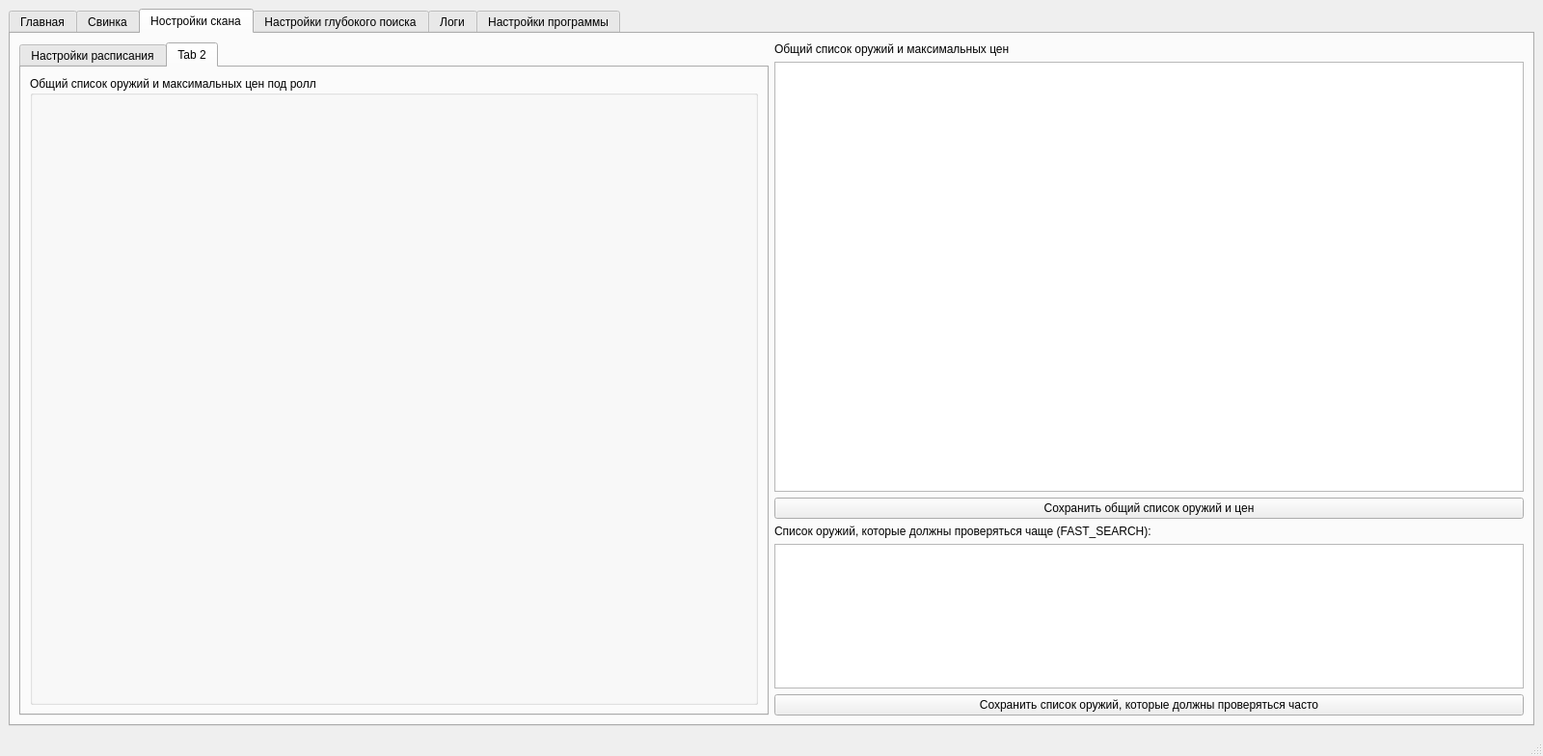
<?xml version="1.0" encoding="UTF-8"?>
<ui version="4.0">
 <class>MainWindow</class>
 <widget class="QMainWindow" name="MainWindow">
  <property name="geometry">
   <rect>
    <x>0</x>
    <y>0</y>
    <width>1600</width>
    <height>784</height>
   </rect>
  </property>
  <property name="sizePolicy">
   <sizepolicy hsizetype="Expanding" vsizetype="Expanding">
    <horstretch>1</horstretch>
    <verstretch>1</verstretch>
   </sizepolicy>
  </property>
  <property name="minimumSize">
   <size>
    <width>1600</width>
    <height>700</height>
   </size>
  </property>
  <property name="sizeIncrement">
   <size>
    <width>1</width>
    <height>1</height>
   </size>
  </property>
  <property name="windowTitle">
   <string>MainWindow</string>
  </property>
  <widget class="QWidget" name="centralwidget">
   <property name="sizePolicy">
    <sizepolicy hsizetype="Expanding" vsizetype="Expanding">
     <horstretch>1</horstretch>
     <verstretch>1</verstretch>
    </sizepolicy>
   </property>
   <property name="sizeIncrement">
    <size>
     <width>1</width>
     <height>1</height>
    </size>
   </property>
   <layout class="QVBoxLayout" name="verticalLayout">
    <item>
     <layout class="QVBoxLayout" name="mainLayout">
      <item>
       <widget class="QTabWidget" name="tabWidget">
        <property name="sizePolicy">
         <sizepolicy hsizetype="Ignored" vsizetype="Expanding">
          <horstretch>1</horstretch>
          <verstretch>1</verstretch>
         </sizepolicy>
        </property>
        <property name="sizeIncrement">
         <size>
          <width>1</width>
          <height>1</height>
         </size>
        </property>
        <property name="currentIndex">
         <number>2</number>
        </property>
        <widget class="QWidget" name="tab">
         <property name="sizePolicy">
          <sizepolicy hsizetype="Expanding" vsizetype="Expanding">
           <horstretch>1</horstretch>
           <verstretch>1</verstretch>
          </sizepolicy>
         </property>
         <property name="sizeIncrement">
          <size>
           <width>1</width>
           <height>1</height>
          </size>
         </property>
         <attribute name="title">
          <string>Главная</string>
         </attribute>
         <layout class="QHBoxLayout" name="horizontalLayout">
          <item>
           <layout class="QHBoxLayout" name="rivensLayout">
            <property name="sizeConstraint">
             <enum>QLayout::SizeConstraint::SetDefaultConstraint</enum>
            </property>
            <item>
             <layout class="QVBoxLayout" name="verticalLayout_6">
              <item>
               <widget class="QRadioButton" name="radioButton">
                <property name="text">
                 <string>Включить/выключить программу</string>
                </property>
                <property name="checked">
                 <bool>true</bool>
                </property>
               </widget>
              </item>
              <item>
               <widget class="QListWidget" name="listWidget">
                <property name="sizePolicy">
                 <sizepolicy hsizetype="Expanding" vsizetype="Expanding">
                  <horstretch>1</horstretch>
                  <verstretch>1</verstretch>
                 </sizepolicy>
                </property>
                <property name="minimumSize">
                 <size>
                  <width>750</width>
                  <height>200</height>
                 </size>
                </property>
                <property name="maximumSize">
                 <size>
                  <width>750</width>
                  <height>16777215</height>
                 </size>
                </property>
                <property name="sizeIncrement">
                 <size>
                  <width>1</width>
                  <height>1</height>
                 </size>
                </property>
               </widget>
              </item>
             </layout>
            </item>
            <item>
             <widget class="QTabWidget" name="tabWidget_2">
              <property name="currentIndex">
               <number>0</number>
              </property>
              <widget class="QWidget" name="tab_7">
               <attribute name="title">
                <string>Tab 1</string>
               </attribute>
               <layout class="QVBoxLayout" name="verticalLayout_11">
                <item>
                 <widget class="QLabel" name="label_21">
                  <property name="text">
                   <string>График минимальной цены МРа на оружие</string>
                  </property>
                 </widget>
                </item>
                <item>
                 <layout class="QHBoxLayout" name="horizontalLayout_2">
                  <item>
                   <widget class="QComboBox" name="weaponComboBox"/>
                  </item>
                  <item>
                   <widget class="QPushButton" name="buildWeaponPlot">
                    <property name="text">
                     <string>Построить график цены на оружие</string>
                    </property>
                   </widget>
                  </item>
                 </layout>
                </item>
                <item>
                 <layout class="QGridLayout" name="gridLayout">
                  <item row="0" column="1">
                   <widget class="QLineEdit" name="plotsCount">
                    <property name="text">
                     <string>1</string>
                    </property>
                   </widget>
                  </item>
                  <item row="0" column="0">
                   <widget class="QLabel" name="label_4">
                    <property name="text">
                     <string>Позиция МРа (1 - первый в списке маркета)</string>
                    </property>
                   </widget>
                  </item>
                 </layout>
                </item>
                <item>
                 <widget class="QGraphicsView" name="weaponPlot">
                  <property name="minimumSize">
                   <size>
                    <width>300</width>
                    <height>250</height>
                   </size>
                  </property>
                 </widget>
                </item>
               </layout>
              </widget>
              <widget class="QWidget" name="tab_8">
               <attribute name="title">
                <string>Tab 2</string>
               </attribute>
               <layout class="QVBoxLayout" name="verticalLayout_12"/>
              </widget>
             </widget>
            </item>
            <item>
             <widget class="QScrollArea" name="scrollArea">
              <property name="minimumSize">
               <size>
                <width>450</width>
                <height>0</height>
               </size>
              </property>
              <property name="widgetResizable">
               <bool>true</bool>
              </property>
              <property name="alignment">
               <set>Qt::AlignmentFlag::AlignLeading|Qt::AlignmentFlag::AlignLeft|Qt::AlignmentFlag::AlignTop</set>
              </property>
              <widget class="QWidget" name="scrollAreaWidgetContents">
               <property name="geometry">
                <rect>
                 <x>0</x>
                 <y>0</y>
                 <width>446</width>
                 <height>657</height>
                </rect>
               </property>
               <layout class="QVBoxLayout" name="verticalLayout_2">
                <item>
                 <layout class="QVBoxLayout" name="rivenDataLayout">
                  <item>
                   <layout class="QHBoxLayout" name="scansAmountLayout">
                    <item>
                     <widget class="QLabel" name="label">
                      <property name="text">
                       <string>Секунд с обновления:</string>
                      </property>
                     </widget>
                    </item>
                    <item>
                     <widget class="QLCDNumber" name="seconds_from_update">
                      <property name="maximumSize">
                       <size>
                        <width>64</width>
                        <height>40</height>
                       </size>
                      </property>
                     </widget>
                    </item>
                    <item>
                     <widget class="QLabel" name="label_2">
                      <property name="minimumSize">
                       <size>
                        <width>0</width>
                        <height>40</height>
                       </size>
                      </property>
                      <property name="maximumSize">
                       <size>
                        <width>16777215</width>
                        <height>40</height>
                       </size>
                      </property>
                      <property name="text">
                       <string>Количество обновлений:</string>
                      </property>
                     </widget>
                    </item>
                    <item>
                     <widget class="QLCDNumber" name="updatesLCD">
                      <property name="minimumSize">
                       <size>
                        <width>64</width>
                        <height>40</height>
                       </size>
                      </property>
                      <property name="maximumSize">
                       <size>
                        <width>64</width>
                        <height>40</height>
                       </size>
                      </property>
                     </widget>
                    </item>
                    <item>
                     <spacer name="horizontalSpacer">
                      <property name="orientation">
                       <enum>Qt::Orientation::Horizontal</enum>
                      </property>
                      <property name="sizeHint" stdset="0">
                       <size>
                        <width>40</width>
                        <height>20</height>
                       </size>
                      </property>
                     </spacer>
                    </item>
                   </layout>
                  </item>
                  <item>
                   <layout class="QHBoxLayout" name="horizontalLayout_3">
                    <item>
                     <widget class="QComboBox" name="grollWeaponComboBoX"/>
                    </item>
                    <item>
                     <widget class="QPushButton" name="showGrollRivensForStats">
                      <property name="text">
                       <string>Показать ривены</string>
                      </property>
                     </widget>
                    </item>
                    <item>
                     <widget class="QPushButton" name="buildGrollPlot">
                      <property name="text">
                       <string>Построить график groll</string>
                      </property>
                     </widget>
                    </item>
                   </layout>
                  </item>
                  <item>
                   <layout class="QHBoxLayout" name="horizontalLayout_5">
                    <item>
                     <widget class="QComboBox" name="stat1"/>
                    </item>
                    <item>
                     <widget class="QComboBox" name="stat2"/>
                    </item>
                    <item>
                     <widget class="QComboBox" name="stat3"/>
                    </item>
                    <item>
                     <widget class="QComboBox" name="stat4"/>
                    </item>
                   </layout>
                  </item>
                  <item>
                   <widget class="QGraphicsView" name="grollPlot">
                    <property name="minimumSize">
                     <size>
                      <width>300</width>
                      <height>250</height>
                     </size>
                    </property>
                   </widget>
                  </item>
                 </layout>
                </item>
               </layout>
              </widget>
             </widget>
            </item>
           </layout>
          </item>
         </layout>
        </widget>
        <widget class="QWidget" name="tab_4">
         <attribute name="title">
          <string>Свинка</string>
         </attribute>
         <layout class="QHBoxLayout" name="horizontalLayout_4">
          <item>
           <layout class="QVBoxLayout" name="pigLayout"/>
          </item>
         </layout>
        </widget>
        <widget class="QWidget" name="tab_2">
         <property name="sizePolicy">
          <sizepolicy hsizetype="Expanding" vsizetype="Expanding">
           <horstretch>1</horstretch>
           <verstretch>1</verstretch>
          </sizepolicy>
         </property>
         <property name="sizeIncrement">
          <size>
           <width>1</width>
           <height>1</height>
          </size>
         </property>
         <attribute name="title">
          <string>Ностройки скана</string>
         </attribute>
         <layout class="QHBoxLayout" name="horizontalLayout_4">
          <item>
           <widget class="QTabWidget" name="tabWidget_3">
            <property name="currentIndex">
             <number>1</number>
            </property>
            <widget class="QWidget" name="tab_9">
             <attribute name="title">
              <string>Настройки расписания</string>
             </attribute>
             <layout class="QVBoxLayout" name="verticalLayout_13">
              <item>
               <widget class="QLabel" name="label_8">
                <property name="text">
                 <string>Расписание итерации цикла программы. Желательно не превышать 110 секунд.</string>
                </property>
               </widget>
              </item>
              <item>
               <widget class="QLabel" name="label_9">
                <property name="text">
                 <string>simple_history - для построения графика цены под ролл</string>
                </property>
               </widget>
              </item>
              <item>
               <widget class="QLabel" name="label_10">
                <property name="text">
                 <string>optimal_search - для заполнения базы данных для оценки ривенов по статам</string>
                </property>
               </widget>
              </item>
              <item>
               <widget class="QLabel" name="label_11">
                <property name="text">
                 <string>fast_check - более оперативная проверка ривенов под ролл на отдельное оружие</string>
                </property>
               </widget>
              </item>
              <item>
               <widget class="QToolBox" name="toolBox">
                <property name="currentIndex">
                 <number>0</number>
                </property>
                <widget class="QWidget" name="page_3">
                 <property name="geometry">
                  <rect>
                   <x>0</x>
                   <y>0</y>
                   <width>751</width>
                   <height>332</height>
                  </rect>
                 </property>
                 <attribute name="label">
                  <string>Задать расписание</string>
                 </attribute>
                 <layout class="QVBoxLayout" name="verticalLayout_15">
                  <item>
                   <widget class="QTextEdit" name="scheduleText"/>
                  </item>
                  <item>
                   <widget class="QPushButton" name="saveScheduleBtn">
                    <property name="text">
                     <string>Сохранить расписание</string>
                    </property>
                   </widget>
                  </item>
                 </layout>
                </widget>
                <widget class="QWidget" name="page_4">
                 <property name="geometry">
                  <rect>
                   <x>0</x>
                   <y>0</y>
                   <width>751</width>
                   <height>332</height>
                  </rect>
                 </property>
                 <attribute name="label">
                  <string>Посмотреть выполняемое расписание</string>
                 </attribute>
                 <layout class="QVBoxLayout" name="verticalLayout_16">
                  <item>
                   <widget class="QTextEdit" name="executingScheduleText"/>
                  </item>
                 </layout>
                </widget>
               </widget>
              </item>
              <item>
               <widget class="QGroupBox" name="groupBox">
                <property name="title">
                 <string>Настройка кулдаунов для запросов</string>
                </property>
                <layout class="QVBoxLayout" name="verticalLayout_14">
                 <item>
                  <layout class="QVBoxLayout" name="verticalLayout_4">
                   <item>
                    <layout class="QHBoxLayout" name="horizontalLayout_6">
                     <item>
                      <widget class="QLabel" name="label_5">
                       <property name="sizePolicy">
                        <sizepolicy hsizetype="Minimum" vsizetype="Preferred">
                         <horstretch>0</horstretch>
                         <verstretch>0</verstretch>
                        </sizepolicy>
                       </property>
                       <property name="text">
                        <string>Тип запроса</string>
                       </property>
                      </widget>
                     </item>
                     <item>
                      <widget class="QComboBox" name="cooldownComboBox">
                       <property name="sizePolicy">
                        <sizepolicy hsizetype="Preferred" vsizetype="Fixed">
                         <horstretch>0</horstretch>
                         <verstretch>0</verstretch>
                        </sizepolicy>
                       </property>
                      </widget>
                     </item>
                    </layout>
                   </item>
                   <item>
                    <layout class="QHBoxLayout" name="horizontalLayout_7">
                     <item>
                      <widget class="QLabel" name="label_3">
                       <property name="text">
                        <string>Время ожидания после запроса, в секундах</string>
                       </property>
                      </widget>
                     </item>
                     <item>
                      <widget class="QLineEdit" name="cooldownInput">
                       <property name="sizePolicy">
                        <sizepolicy hsizetype="Preferred" vsizetype="Fixed">
                         <horstretch>0</horstretch>
                         <verstretch>0</verstretch>
                        </sizepolicy>
                       </property>
                      </widget>
                     </item>
                    </layout>
                   </item>
                   <item>
                    <widget class="QPushButton" name="saveCooldown">
                     <property name="text">
                      <string>Сохранить время ожидания</string>
                     </property>
                    </widget>
                   </item>
                  </layout>
                 </item>
                </layout>
               </widget>
              </item>
             </layout>
            </widget>
            <widget class="QWidget" name="tab_10">
             <attribute name="title">
              <string>Tab 2</string>
             </attribute>
             <layout class="QVBoxLayout" name="verticalLayout_17">
              <item>
               <widget class="QGroupBox" name="groupBox_2">
                <property name="title">
                 <string>Общий список оружий и максимальных цен под ролл</string>
                </property>
               </widget>
              </item>
             </layout>
            </widget>
           </widget>
          </item>
          <item>
           <layout class="QVBoxLayout" name="verticalLayout_5">
            <item>
             <layout class="QHBoxLayout" name="horizontalLayout_8">
              <item>
               <layout class="QVBoxLayout" name="verticalLayout_3">
                <item>
                 <widget class="QLabel" name="label_6">
                  <property name="text">
                   <string>Общий список оружий и максимальных цен</string>
                  </property>
                 </widget>
                </item>
                <item>
                 <widget class="QTextEdit" name="podRollText"/>
                </item>
                <item>
                 <widget class="QPushButton" name="savePodRollBtn">
                  <property name="text">
                   <string>Сохранить общий список оружий и цен</string>
                  </property>
                 </widget>
                </item>
                <item>
                 <widget class="QLabel" name="label_7">
                  <property name="text">
                   <string>Список оружий, которые должны проверяться чаще (FAST_SEARCH):</string>
                  </property>
                 </widget>
                </item>
                <item>
                 <widget class="QTextEdit" name="DBweaponsText">
                  <property name="maximumSize">
                   <size>
                    <width>16777215</width>
                    <height>150</height>
                   </size>
                  </property>
                 </widget>
                </item>
                <item>
                 <widget class="QPushButton" name="saveBDweaponsBtn">
                  <property name="text">
                   <string>Сохранить список оружий, которые должны проверяться часто</string>
                  </property>
                 </widget>
                </item>
               </layout>
              </item>
             </layout>
            </item>
           </layout>
          </item>
         </layout>
        </widget>
        <widget class="QWidget" name="tab_6">
         <attribute name="title">
          <string>Настройки глубокого поиска</string>
         </attribute>
         <layout class="QVBoxLayout" name="verticalLayout_9">
          <item>
           <widget class="QLabel" name="label_18">
            <property name="maximumSize">
             <size>
              <width>16777215</width>
              <height>20</height>
             </size>
            </property>
            <property name="text">
             <string>Здесь можно задать расписание оптимального реквестера и посмотреть текущую очередь</string>
            </property>
           </widget>
          </item>
          <item>
           <layout class="QHBoxLayout" name="horizontalLayout_13">
            <item>
             <layout class="QVBoxLayout" name="verticalLayout_8">
              <item>
               <widget class="QLabel" name="label_20">
                <property name="text">
                 <string>Задать расписание</string>
                </property>
               </widget>
              </item>
              <item>
               <widget class="QTextEdit" name="opt_req_queue_edit"/>
              </item>
              <item>
               <widget class="QPushButton" name="save_opt_req_queue">
                <property name="text">
                 <string>Сохранить расписание</string>
                </property>
               </widget>
              </item>
             </layout>
            </item>
            <item>
             <layout class="QVBoxLayout" name="verticalLayout_10">
              <item>
               <widget class="QLabel" name="label_19">
                <property name="text">
                 <string>Текущая очередь</string>
                </property>
               </widget>
              </item>
              <item>
               <widget class="QTextEdit" name="opr_req_current_queue_text">
                <property name="readOnly">
                 <bool>true</bool>
                </property>
               </widget>
              </item>
             </layout>
            </item>
           </layout>
          </item>
         </layout>
        </widget>
        <widget class="QWidget" name="tab_3">
         <property name="sizePolicy">
          <sizepolicy hsizetype="Expanding" vsizetype="Expanding">
           <horstretch>1</horstretch>
           <verstretch>1</verstretch>
          </sizepolicy>
         </property>
         <property name="sizeIncrement">
          <size>
           <width>1</width>
           <height>1</height>
          </size>
         </property>
         <attribute name="title">
          <string>Логи</string>
         </attribute>
         <layout class="QHBoxLayout" name="horizontalLayout_4">
          <item>
           <widget class="QTextEdit" name="logsText">
            <property name="readOnly">
             <bool>true</bool>
            </property>
           </widget>
          </item>
         </layout>
        </widget>
        <widget class="QWidget" name="tab_5">
         <attribute name="title">
          <string>Настройки программы</string>
         </attribute>
         <layout class="QHBoxLayout" name="horizontalLayout_9">
          <item>
           <layout class="QVBoxLayout" name="verticalLayout_7">
            <item>
             <widget class="QPushButton" name="pushButton">
              <property name="text">
               <string>Вывести логи</string>
              </property>
             </widget>
            </item>
            <item>
             <layout class="QHBoxLayout" name="horizontalLayout_10">
              <item>
               <widget class="QLabel" name="label_13">
                <property name="text">
                 <string>Громкость долбёжки Фрирен</string>
                </property>
               </widget>
              </item>
              <item>
               <widget class="QSlider" name="volumeSlider">
                <property name="maximumSize">
                 <size>
                  <width>300</width>
                  <height>16777215</height>
                 </size>
                </property>
                <property name="maximum">
                 <number>99</number>
                </property>
                <property name="orientation">
                 <enum>Qt::Orientation::Horizontal</enum>
                </property>
               </widget>
              </item>
              <item>
               <spacer name="horizontalSpacer_2">
                <property name="orientation">
                 <enum>Qt::Orientation::Horizontal</enum>
                </property>
                <property name="sizeHint" stdset="0">
                 <size>
                  <width>40</width>
                  <height>20</height>
                 </size>
                </property>
               </spacer>
              </item>
             </layout>
            </item>
            <item>
             <widget class="QLabel" name="label_14">
              <property name="text">
               <string>Данные для работы свинки. Логин - почта, используемая для входа на маркет. Никнейм желательно брать из ссылки на свой профиль маркета.</string>
              </property>
             </widget>
            </item>
            <item>
             <layout class="QHBoxLayout" name="horizontalLayout_11">
              <item>
               <widget class="QLabel" name="label_15">
                <property name="text">
                 <string>Логин:</string>
                </property>
               </widget>
              </item>
              <item>
               <widget class="QLineEdit" name="LoginInput">
                <property name="maximumSize">
                 <size>
                  <width>200</width>
                  <height>16777215</height>
                 </size>
                </property>
               </widget>
              </item>
              <item>
               <widget class="QLabel" name="label_16">
                <property name="text">
                 <string>Пароль:</string>
                </property>
               </widget>
              </item>
              <item>
               <widget class="QLineEdit" name="PasswordInput">
                <property name="maximumSize">
                 <size>
                  <width>200</width>
                  <height>16777215</height>
                 </size>
                </property>
               </widget>
              </item>
              <item>
               <widget class="QLabel" name="label_17">
                <property name="text">
                 <string>Никнейм:</string>
                </property>
               </widget>
              </item>
              <item>
               <widget class="QLineEdit" name="NicknameInput">
                <property name="maximumSize">
                 <size>
                  <width>200</width>
                  <height>16777215</height>
                 </size>
                </property>
               </widget>
              </item>
              <item>
               <widget class="QPushButton" name="SaveMarketAccountData">
                <property name="text">
                 <string>Сохранить данные</string>
                </property>
               </widget>
              </item>
              <item>
               <spacer name="horizontalSpacer_4">
                <property name="orientation">
                 <enum>Qt::Orientation::Horizontal</enum>
                </property>
                <property name="sizeHint" stdset="0">
                 <size>
                  <width>40</width>
                  <height>20</height>
                 </size>
                </property>
               </spacer>
              </item>
             </layout>
            </item>
            <item>
             <layout class="QHBoxLayout" name="horizontalLayout_12">
              <item>
               <widget class="QPushButton" name="ensureAccountDataBtn">
                <property name="text">
                 <string>Проверить правильность введённых данных</string>
                </property>
               </widget>
              </item>
              <item>
               <widget class="QLineEdit" name="accountDataStasusDisplay">
                <property name="readOnly">
                 <bool>true</bool>
                </property>
               </widget>
              </item>
             </layout>
            </item>
            <item>
             <spacer name="verticalSpacer">
              <property name="orientation">
               <enum>Qt::Orientation::Vertical</enum>
              </property>
              <property name="sizeHint" stdset="0">
               <size>
                <width>20</width>
                <height>40</height>
               </size>
              </property>
             </spacer>
            </item>
           </layout>
          </item>
         </layout>
        </widget>
       </widget>
      </item>
     </layout>
    </item>
   </layout>
  </widget>
  <widget class="QMenuBar" name="menubar">
   <property name="geometry">
    <rect>
     <x>0</x>
     <y>0</y>
     <width>1600</width>
     <height>33</height>
    </rect>
   </property>
  </widget>
  <widget class="QStatusBar" name="statusbar"/>
 </widget>
 <resources/>
 <connections/>
</ui>
